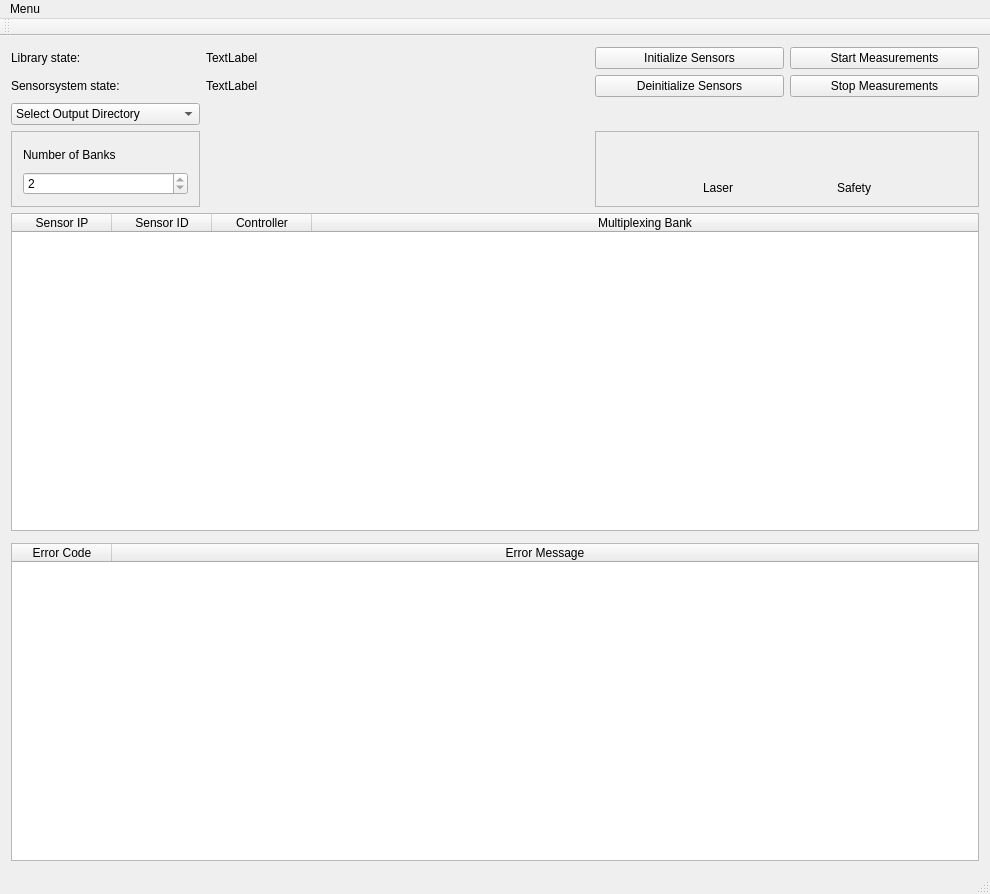
<?xml version="1.0" encoding="UTF-8"?>
<ui version="4.0">
 <class>GoGUIClass</class>
 <widget class="QMainWindow" name="GoGUIClass">
  <property name="geometry">
   <rect>
    <x>0</x>
    <y>0</y>
    <width>990</width>
    <height>894</height>
   </rect>
  </property>
  <property name="windowTitle">
   <string>GoGUI</string>
  </property>
  <widget class="QWidget" name="centralWidget">
   <layout class="QGridLayout" name="gridLayout">
    <item row="1" column="3">
     <widget class="QPushButton" name="pushButtonDeinitSensors">
      <property name="text">
       <string>Deinitialize Sensors</string>
      </property>
     </widget>
    </item>
    <item row="2" column="0">
     <widget class="QComboBox" name="comboBoxOutputDirectory">
      <item>
       <property name="text">
        <string>Select Output Directory</string>
       </property>
      </item>
     </widget>
    </item>
    <item row="4" column="0" colspan="5">
     <widget class="QTableWidget" name="tableWidgetSensors">
      <property name="enabled">
       <bool>true</bool>
      </property>
      <attribute name="horizontalHeaderStretchLastSection">
       <bool>true</bool>
      </attribute>
      <column>
       <property name="text">
        <string>Sensor IP</string>
       </property>
      </column>
      <column>
       <property name="text">
        <string>Sensor ID</string>
       </property>
      </column>
      <column>
       <property name="text">
        <string>Controller</string>
       </property>
      </column>
      <column>
       <property name="text">
        <string>Multiplexing Bank</string>
       </property>
      </column>
     </widget>
    </item>
    <item row="1" column="1">
     <widget class="QLabel" name="labelSysState">
      <property name="text">
       <string>TextLabel</string>
      </property>
     </widget>
    </item>
    <item row="0" column="1">
     <widget class="QLabel" name="labelLibState">
      <property name="text">
       <string>TextLabel</string>
      </property>
     </widget>
    </item>
    <item row="0" column="0">
     <widget class="QLabel" name="label_5">
      <property name="text">
       <string>Library state:</string>
      </property>
     </widget>
    </item>
    <item row="1" column="0">
     <widget class="QLabel" name="label_7">
      <property name="text">
       <string>Sensorsystem state:</string>
      </property>
     </widget>
    </item>
    <item row="6" column="0" colspan="5">
     <widget class="QTableWidget" name="tableWidgetErrors">
      <property name="alternatingRowColors">
       <bool>true</bool>
      </property>
      <attribute name="horizontalHeaderStretchLastSection">
       <bool>true</bool>
      </attribute>
      <column>
       <property name="text">
        <string>Error Code</string>
       </property>
      </column>
      <column>
       <property name="text">
        <string>Error Message</string>
       </property>
      </column>
     </widget>
    </item>
    <item row="0" column="4">
     <widget class="QPushButton" name="pushButtonMeasure">
      <property name="enabled">
       <bool>true</bool>
      </property>
      <property name="text">
       <string>Start Measurements</string>
      </property>
     </widget>
    </item>
    <item row="1" column="4">
     <widget class="QPushButton" name="pushButtonStopMeasure">
      <property name="text">
       <string>Stop Measurements</string>
      </property>
     </widget>
    </item>
    <item row="0" column="3">
     <widget class="QPushButton" name="pushButtonInitSensors">
      <property name="text">
       <string>Initialize Sensors</string>
      </property>
     </widget>
    </item>
    <item row="3" column="0">
     <widget class="QFrame" name="frame">
      <property name="frameShape">
       <enum>QFrame::StyledPanel</enum>
      </property>
      <property name="frameShadow">
       <enum>QFrame::Raised</enum>
      </property>
      <layout class="QGridLayout" name="gridLayout_2">
       <item row="1" column="0">
        <widget class="QSpinBox" name="spinBoxBanks">
         <property name="frame">
          <bool>true</bool>
         </property>
         <property name="readOnly">
          <bool>true</bool>
         </property>
         <property name="showGroupSeparator" stdset="0">
          <bool>false</bool>
         </property>
         <property name="suffix">
          <string/>
         </property>
         <property name="value">
          <number>2</number>
         </property>
        </widget>
       </item>
       <item row="0" column="0">
        <widget class="QLabel" name="label_4">
         <property name="text">
          <string>Number of Banks</string>
         </property>
        </widget>
       </item>
      </layout>
     </widget>
    </item>
    <item row="5" column="0" colspan="5">
     <widget class="QWidget" name="widgetVisualization" native="true">
      <property name="enabled">
       <bool>true</bool>
      </property>
      <property name="sizePolicy">
       <sizepolicy hsizetype="Preferred" vsizetype="Preferred">
        <horstretch>0</horstretch>
        <verstretch>0</verstretch>
       </sizepolicy>
      </property>
     </widget>
    </item>
    <item row="3" column="3" colspan="2">
     <widget class="QFrame" name="frame_2">
      <property name="frameShape">
       <enum>QFrame::StyledPanel</enum>
      </property>
      <property name="frameShadow">
       <enum>QFrame::Raised</enum>
      </property>
      <layout class="QGridLayout" name="gridLayout_3">
       <item row="1" column="1">
        <widget class="QLabel" name="label_2">
         <property name="text">
          <string>Safety</string>
         </property>
        </widget>
       </item>
       <item row="0" column="0">
        <widget class="QLabel" name="GlobuleLaser">
         <property name="minimumSize">
          <size>
           <width>32</width>
           <height>32</height>
          </size>
         </property>
         <property name="maximumSize">
          <size>
           <width>32</width>
           <height>32</height>
          </size>
         </property>
         <property name="text">
          <string/>
         </property>
        </widget>
       </item>
       <item row="0" column="1">
        <widget class="QLabel" name="GlobuleSecurity">
         <property name="sizePolicy">
          <sizepolicy hsizetype="Preferred" vsizetype="Preferred">
           <horstretch>0</horstretch>
           <verstretch>0</verstretch>
          </sizepolicy>
         </property>
         <property name="minimumSize">
          <size>
           <width>32</width>
           <height>32</height>
          </size>
         </property>
         <property name="maximumSize">
          <size>
           <width>32</width>
           <height>32</height>
          </size>
         </property>
         <property name="text">
          <string/>
         </property>
        </widget>
       </item>
       <item row="1" column="0">
        <widget class="QLabel" name="label">
         <property name="text">
          <string>Laser</string>
         </property>
        </widget>
       </item>
      </layout>
     </widget>
    </item>
   </layout>
  </widget>
  <widget class="QMenuBar" name="menuBar">
   <property name="geometry">
    <rect>
     <x>0</x>
     <y>0</y>
     <width>990</width>
     <height>22</height>
    </rect>
   </property>
   <widget class="QMenu" name="menuMenu">
    <property name="title">
     <string>Menu</string>
    </property>
   </widget>
   <addaction name="menuMenu"/>
  </widget>
  <widget class="QToolBar" name="mainToolBar">
   <attribute name="toolBarArea">
    <enum>TopToolBarArea</enum>
   </attribute>
   <attribute name="toolBarBreak">
    <bool>false</bool>
   </attribute>
  </widget>
  <widget class="QStatusBar" name="statusBar"/>
 </widget>
 <layoutdefault spacing="6" margin="11"/>
 <resources>
  <include location="GoGUI.qrc"/>
 </resources>
 <connections/>
</ui>
